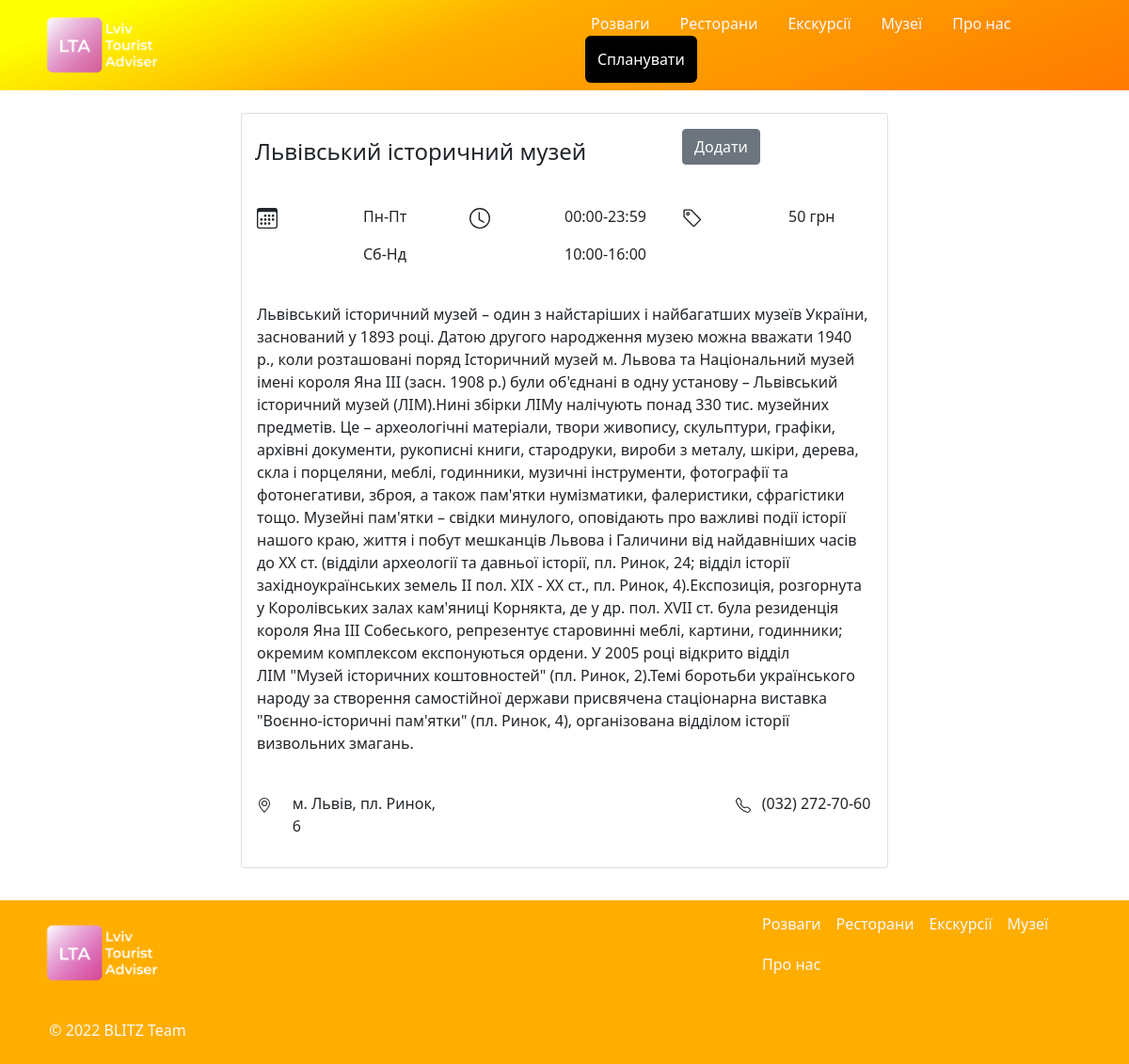
Page /museums/3 on the committed database.
### museums/models.py (models this page shows, shortened)
class Museums(models.Model):
    name = models.CharField(max_length=100)
    address = models.CharField(max_length=150)
    price = models.IntegerField()
    img_url = models.CharField(max_length=200)
    start_work_hour = models.CharField(max_length=10)
    end_work_hour = models.CharField(max_length=10)
    description = models.TextField()
    rating = models.DecimalField(max_digits=3, decimal_places=1)
    phone_number = models.CharField(max_length=80)
    category = models.IntegerField(null=True)

### museums/views.py (the view)
# urls.py: path('<int:id_museum>', views.museum_id),
def museum_id(request, id_museum):
    museum = Museums.objects.get(id=id_museum)
    data = {
        'museum': museum
    }
    return render(request, 'museums/item.html', data)

### museums/views.py (called while the page is built)
@register.filter
def get_img(museum):
    return f'/static/museums/photos/{museum.id}.jpg'

### museums/templates/museums/item.html (shortened to what this page needs)
{% extends "main/base.html" %}
{% load static %}
{% block content %}
      <div class="row">
        <div class="col-2">
        </div>
        <div class="col-8">
          <div class="container-fluid">
            <div class="row">
              <div class="col-12">
                <div class="card mb-4 box-shadow">
                  <div class='row'>
                    <div class="col-12">
                      <div class="card-body">
                        <div class="row">
                          <div class="col-8" style="padding:10px;">
                            <h4>{{ museum.name }}</h4>
                          </div>
                          <div class="col-4" style="float:right;">
                            <button type="button" class="btn btn-secondary add">
                              <p style="margin-bottom:0px;" id="{{ museum.id }}">Додати</p>
                            </button>
                          </div>
                        </div>
                        <br>
                          <div class="row">
                            <div class="col-4">
                              <div class="row">
                                <div class="col-6">
                                </div>
                                <div class="col-6">
                                  <p style="text-align:left;">Пн-Пт</p>
                                  <p style="text-align:left;">Сб-Нд</p>
                                </div>
                              </div>
                            </div>
                            <div class="col-4">
                              <div class="row">
                                <div class="col-6">
                                  <svg xmlns="http://www.w3.org/2000/svg" width="22" height="22" fill="currentColor" class="bi bi-clock" viewBox="0 0 16 16">
                                    <path d="M8 3.5a.5.5 0 0 0-1 0V9a.5.5 0 0 0 .252.434l3.5 2a.5.5 0 0 0 .496-.868L8 8.71V3.5z"/>
                                    <path d="M8 16A8 8 0 1 0 8 0a8 8 0 0 0 0 16zm7-8A7 7 0 1 1 1 8a7 7 0 0 1 14 0z"/>
                                  </svg>
                                </div>
                                <div class="col-6" style='padding:0;'>
                                  <p style="text-align:left;">{{museum.start_work_hour}}-{{museum.end_work_hour}}</p>
                                  <p style="text-align:left;">10:00-16:00</p>
                                </div>
                              </div>
                            </div>
                            <div class="col-4">
                              <div class="row">
                                <div class="col-6">
                                </div>
                                <div class="col-6">
                                  <p style="text-align:left;">{{museum.price}} грн</p>
                                </div>
                              </div>
                            </div>
                          </div>
                          <br>
                          <p>{{ museum.description }}</p>
                          <br>
                          <div class="row">
                            <div class="col-4" style="text-align:left;">
                              <div class="row">
                                <div class="col-2">
                                </div>
                                <div class="col-10">
                                  <p>{{museum.address}}</p>
                                </div>
                              </div>
                            </div>
                            <div class="col-5"></div>
                            <div class="col-3" style="text-align:left;">
                              <div class="row">
                                <div class="col-2">
                                </div>
                                <div class="col-10">
                                  <p>{{museum.phone_number}}</p>
                                </div>
                              </div>
                            </div>
                          </div>
                      </div>
                    </div>
                  </div>
                </div>
              </div>
            </div>
          </div>
        </div>
      </div>
</html>
{% endblock %}

### rows in the picture
Museums: name "Львівський історичний музей", start_work_hour "00:00", end_work_hour "23:59", price "50", description "Львівський історичний музей – один з найстаріших і найбагатших музеїв України, заснований у 1893 році. Датою другого народження музею можна вважати 1940 р., коли розташовані поряд Історичний музей м. Львова та Національний музей імені короля Яна ІІІ (засн. 1908 р.) були об'єднані в одну установу – Львівський історичний музей (ЛІМ).Нині збірки ЛІМу налічують понад 330 тис. музейних предметів. Це – археологічні матеріали, твори живопису, скульптури, графіки, архівні документи, рукописні книги, стародруки, вироби з металу, шкіри, дерева, скла і порцеляни, меблі, годинники, музичні інструменти, фотографії та фотонегативи, зброя, а також пам'ятки нумізматики, фалеристики, сфрагістики тощо.…", address "м. Львів, пл. Ринок, 6", phone_number "(032) 272-70-60"
